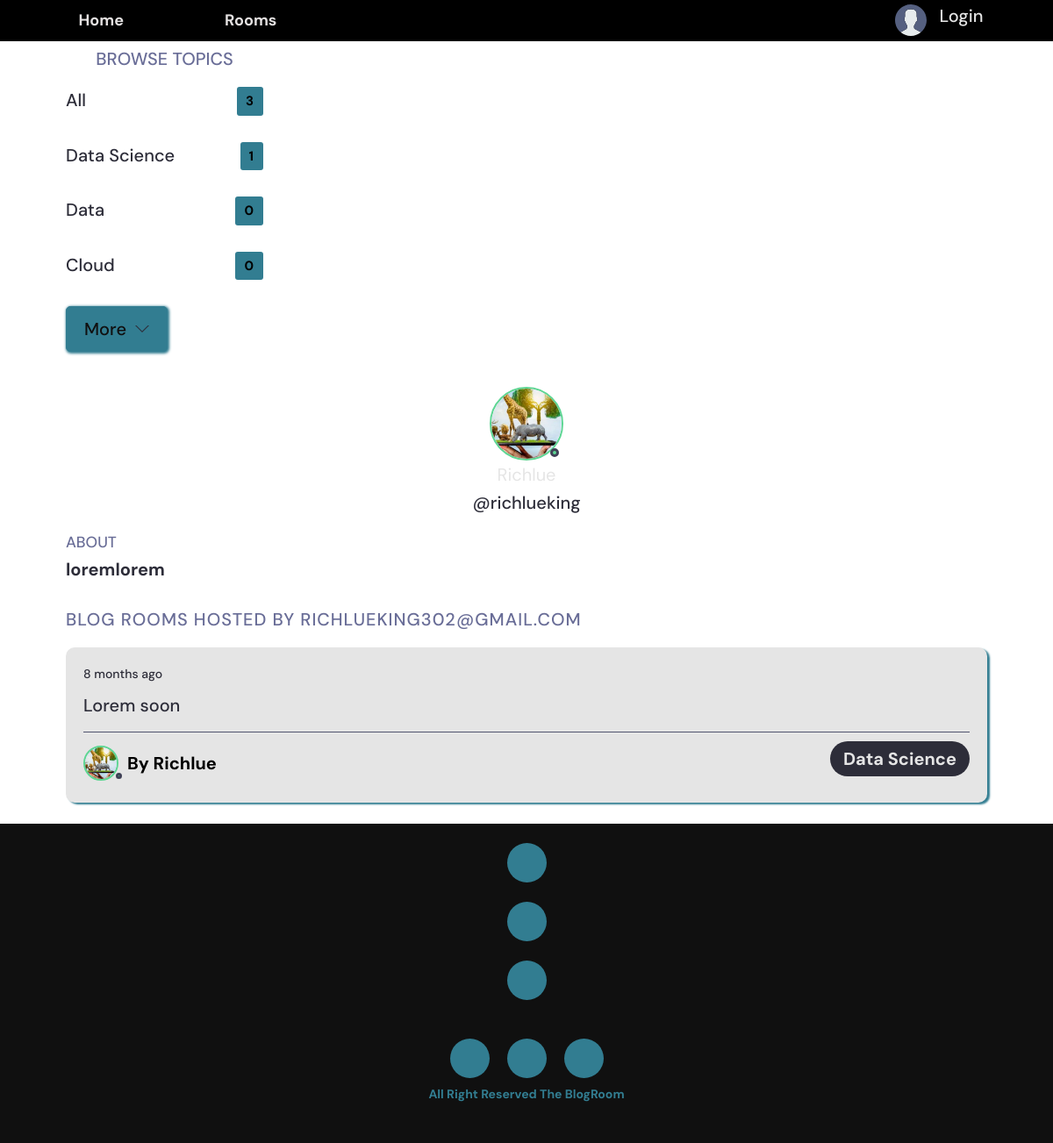
Page /profile/1/ on the committed database.
### base/models.py (models this page shows, shortened)
class Topic(models.Model):
    name = models.CharField(max_length=200)

class User(AbstractUser):
    name = models.CharField(max_length=200, null=True)
    email = models.EmailField(unique=True, null=True)
    bio = models.TextField(null=True)
    avatar = models.ImageField(null=True, default="avatar.svg")
    USERNAME_FIELD = 'email'
    REQUIRED_FIELDS = []

class Blog(models.Model):
    host = models.ForeignKey(User, on_delete=models.SET_NULL, null=True)
    topic = models.ForeignKey(Topic, on_delete=models.SET_NULL, null=True)
    paragraph = RichTextField(blank=True, null=True)
    likes = models.ManyToManyField(User, related_name='blog_posts')
    description = models.TextField(null=True, blank=True)
    participants = models.ManyToManyField(User, related_name='participants', blank=True)
    updated = models.DateTimeField(auto_now=True)
    created = models.DateTimeField(auto_now_add=True)
    class Meta:
        ordering = ['-updated', '-created']

### base/views.py (the view)
# urls.py: path('profile/<str:pk>/', views.userProfile, name="user-profile"),
def userProfile(request, pk):
    user = User.objects.get(id=pk)
    blogs = user.blog_set.all()
    topics = Topic.objects.all()
    context = {'user': user, 'blogs': blogs, 'topics': topics}
    return render(request, 'base/profile.html', context)

### base/templates/base/profile.html (shortened to what this page needs)
{% extends 'main.html' %}
{% block content %}
<main class="profile-page layout layout--3">
  <div class="container">
    {% include 'base/topics_component.html' %}
    <div class="roomList">
      <div class="profile">
        <div class="profile__avatar">
          <div class="avatar avatar--large active">
            <img src="{{user.avatar.url}}" />
          </div>
        </div>
        <div class="profile__info">
          <h3>{{user.name}}</h3>
          <p>@{{user.username}}</p>
        </div>
        <div class="profile__about">
          <h3>About</h3>
          <p>
            {{user.bio}}
          </p>
        </div>
      </div>
      <div class="roomList__header">
        <div>
          <h2>Blog Rooms Hosted by {{user}}</a>
          </h2>
        </div>
      </div>
      {% include 'base/feed_component.html' %}
    </div>
  </div>
</main>
{% endblock content %}

### templates/main.html (shortened to what this page needs)
<!DOCTYPE html>
{% load static %}
<html lang="en">
<head>
    <link rel="stylesheet" href="https://stackpath.bootstrapcdn.com/bootstrap/4.3.1/css/bootstrap.min.css">
    <link rel="stylesheet" href="{% static 'styles/style.css' %}" />
</head>
<body>
    {% include 'navbar.html' %}
    {% block content %}
    {% endblock content %}
  <footer>
    <div class="contact-footer">
			<a href="#"></a>
			<a href="#"></a>
			<a href="#"></a>
	</div>
		<div class="social">
			<a href="#"></a>
			<a href="#"></a>
			<a href="#"></a>
		</div>
		<p class="end">All Right Reserved The BlogRoom</p>
	</footer>
</body>
</html>

### templates/navbar.html (shortened to what this page needs)
{% load static %}
<header class="header header--loggedIn">
    <div class="container">
              <li class="nav-link"><a href="{% url 'home' %}">Home</a></li>
              <li class="nav-link"><a href="{% url 'bloglist' %}">Rooms</a></li>
        <nav class="header__menu">
            {% if request.user.is_authenticated %}
            <div class="header__user">
              <a href="{% url 'update-user' %}">
                <div class="avatar avatar--medium active">
                  <img src="{{request.user.avatar.url}}"/>
                </div>
                <p><span>@{{request.user.username}}</span></p>
              </a>
              <button class="dropdown-button">
                <svg version="1.1" xmlns="http://www.w3.org/2000/svg" width="32" height="32" viewBox="0 0 32 32">
                  <title>chevron-down</title>
                  <path d="M16 21l-13-13h-3l16 16 16-16h-3l-13 13z"></path>
                </svg>
              </button>
            </div>
            {% else %}
            <a href="{% url 'login' %}">
              <img src="{% static 'images/avatar.svg' %}"/>
              <p>Login</p>
            </a>
            {% endif %}
          </nav>
    </div>
</header>

### base/templates/base/topics_component.html
<div class="topics">
    <div class="topics__header">
        <h2>Browse Topics</h2>
    </div>
    <ul class="topics__list">
        <li>
            <a href="{% url 'bloglist' %}" class="active">All <span>{{topics.count}}</span></a>
        </li>
        {% for topic in topics %}
        <li>
            <a href="{% url 'bloglist' %}?q={{topic.name}}">{{topic.name}}<span>{{topic.blog_set.all.count}}</span></a>
        </li>
        {% endfor %}
    </ul>
    <a class="btn btn--link" href="{% url 'topics' %}">
        More
        <svg version="1.1" xmlns="http://www.w3.org/2000/svg" width="32" height="32" viewBox="0 0 32 32">
            <title>chevron-down</title>
            <path d="M16 21l-13-13h-3l16 16 16-16h-3l-13 13z"></path>
        </svg>
    </a>
</div>

### base/templates/base/feed_component.html (shortened to what this page needs)
{% for blog in blogs %}
<div class="roomListRoom">
    <div class="roomListRoom__header">
        <div class="roomListRoom__actions">
            <span>{{blog.created|timesince}} ago</span>
        </div>
    </div>
    <div class="roomListRoom__content">
        <a href="{% url 'blog' blog.id %}">{{blog.description}}</a>
    </div>
    <div class="roomListRoom__meta">
        <a href="#" class="roomListRoom__joined">
            <div class="avatar avatar--medium active">
                <img src="{{blog.host.avatar.url}}">
                </div>
            <span class="host_name"> By {{blog.host.name}}</span>
        </a>
        <p class="roomListRoom__topic">{{blog.topic.name}}</p>
    </div>
</div>
{% endfor %}

### rows in the picture
Topic: name "Data Science", blog_set.all.count "1"
Topic: name "Data", blog_set.all.count "0"
Topic: name "Cloud", blog_set.all.count "0"
User: avatar (picture), name "Richlue", username "richlueking", bio "loremlorem", email "RICHLUEKING302@GMAIL.COM"
Blog: created "8 months", description "Lorem soon", host.avatar (picture), host.name "Richlue", topic.name "Data Science"

### other values in the picture
{{ topics.count }} "3"
